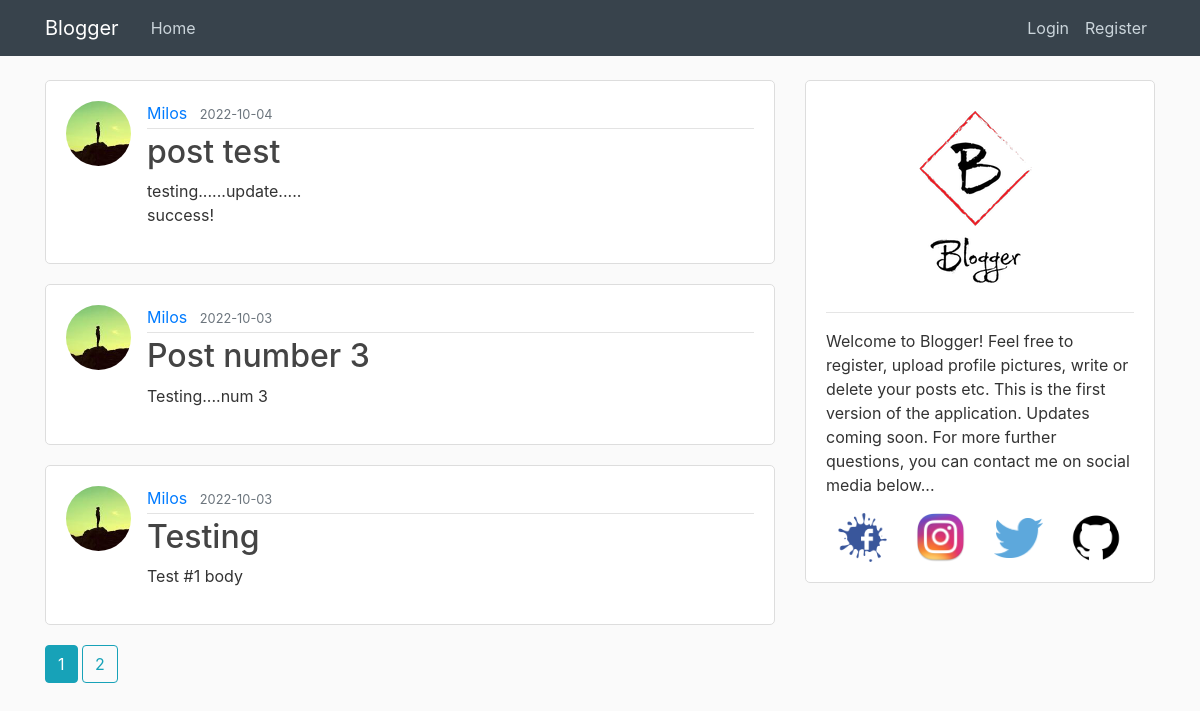
The app's page /home, older data.
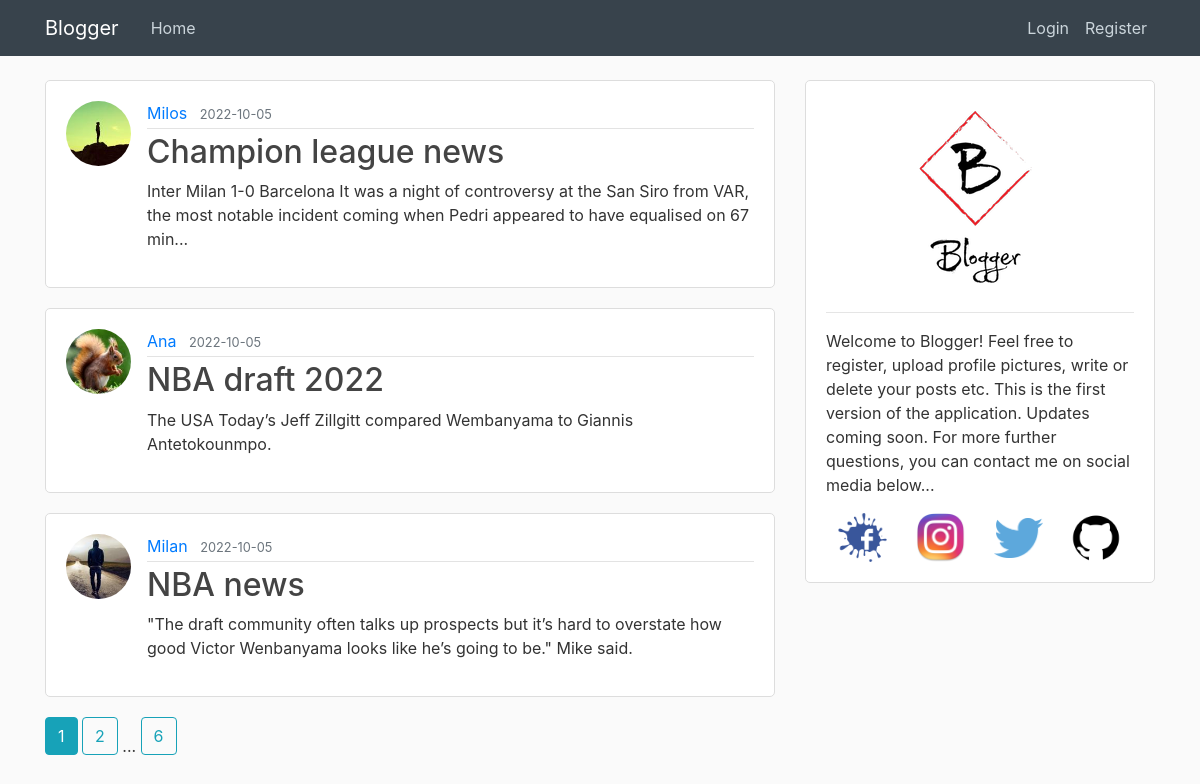
The same page, newer data.
### blogger/models.py (models this page shows, shortened)
class Post(db.Model):
    id = db.Column(db.Integer, primary_key=True)
    title = db.Column(db.String(100), nullable=False)
    date_posted = db.Column(db.DateTime, nullable=False, default=datetime.utcnow)
    content = db.Column(db.Text, nullable=False)
    user_id = db.Column(db.Integer, db.ForeignKey('user.id'), nullable=False)

class User(db.Model, UserMixin):
    id = db.Column(db.Integer, primary_key=True)
    username = db.Column(db.String(20), unique=True, nullable=False)
    email = db.Column(db.String(120), unique=True, nullable=False)
    image_file = db.Column(db.String(20), nullable=False, default='default.jpg')
    password = db.Column(db.String(60), nullable=False)
    posts = db.relationship('Post', backref='author', lazy=True)

### blogger/main/routes.py (the view)
@bp.route("/")
@bp.route("/home")
def home():
    page = request.args.get('page', 1, type=int)
    posts = Post.query.order_by(Post.date_posted.desc()).paginate(page=page, per_page=3)
    return render_template('home.html', posts=posts)

### blogger/templates/home.html
{% extends 'layout.html' %}
{% block content %}
    {% for post in posts.items %}
        <article class="media content-section">
            <img class="rounded-circle article-img" src="{{ url_for('static', filename='profile_pics/' + post.author.image_file) }}">
            <div class="media-body">
                <div class="article-metadata">
                    <a class="mr-2" href="{{ url_for('users.user_posts', username=post.author.username) }}">{{ post.author.username }}</a>
                    <small class="text-muted">{{ post.date_posted.strftime('%Y-%m-%d') }}</small>
                </div>
                <h2><a class="article-title" href="{{ url_for('posts.post', post_id=post.id) }}">{{ post.title }}</a></h2>
                <p class="article-content">{{ post.content }}</p>
            </div>
        </article>
    {% endfor %}
    {% for page_num in posts.iter_pages(left_edge=1, right_edge=1, left_current=1, right_current=2) %}
        {% if page_num %}
            {% if posts.page == page_num %}
                <a class="btn btn-info mb-4" href="{{ url_for('main.home', page=page_num) }}">{{ page_num }}</a>
            {% else %}
                <a class="btn btn-outline-info mb-4" href="{{ url_for('main.home', page=page_num) }}">{{ page_num }}</a>
            {% endif %}
        {% else %}
            ...
        {% endif %}
    {% endfor %}
{% endblock content %}

### blogger/templates/layout.html (shortened to what this page needs)
<!DOCTYPE html>
<html>
    <head>
        <link rel="stylesheet" href="https://maxcdn.bootstrapcdn.com/bootstrap/4.0.0/css/bootstrap.min.css">
        <link rel="stylesheet" type="text/css" href="{{ url_for('static', filename='main.css') }}">
    </head>
    <body>
        <header class="site-header">
            <nav class="navbar navbar-expand-md navbar-dark bg-steel fixed-top">
                <div class="container">
                    <a class="navbar-brand mr-4" href="/">Blogger</a>
                    <div class="collapse navbar-collapse" id="navbarToggle">
                        <div class="navbar-nav mr-auto">
                            <a class="nav-item nav-link" href="{{ url_for('main.home') }}">Home</a>
                        </div>
                        <div class="navbar-nav">
                            {% if current_user.is_authenticated %}
                                <a class="nav-item nav-link" href="{{ url_for('posts.new_post') }}">New Post</a>
                                <a class="nav-item nav-link" href="{{ url_for('users.account') }}">Account</a>
                                <a class="nav-item nav-link" href="{{ url_for('users.logout') }}">Logout</a>
                            {% else %}
                                <a class="nav-item nav-link" href="{{ url_for('users.login') }}">Login</a>
                                <a class="nav-item nav-link" href="{{ url_for('users.register') }}">Register</a>
                            {% endif %}
                        </div>
                    </div>
                </div>
            </nav>
        </header>
        <main role="main" class="container">
            <div class="row">
                <div class="col-md-8">
                    {% block content %}{% endblock %}
                </div>
                <div class="col-md-4">
                    <div class="sidebar">
                        <img class="sidebar-logo" src="{{ url_for('static', filename='logo_image/blogger_logo.jpg') }}">
                        <hr>
                        <div>
                            <p>
                                Welcome to Blogger! Feel free to register, upload profile pictures, write or delete your posts
                                etc. This is the first version of the application. Updates coming soon. For more further questions,
                                you can contact me on social media below...
                            </p>
                            <a href="#"><img class="sidebar-icon" src="{{ url_for('static', filename='contact_icons/facebook.png') }}"/></a>
                            <a href="#"><img class="sidebar-icon" src="{{ url_for('static', filename='contact_icons/instagram.png') }}"/></a>
                            <a href="#"><img class="sidebar-icon" src="{{ url_for('static', filename='contact_icons/twitter.png') }}"/></a>
                            <a href="#"><img class="sidebar-icon" src="{{ url_for('static', filename='contact_icons/github.png') }}"/></a>
                        </div>
                    </div>
                </div>
            </div>
        </main>
    </body>
</html>

### blogger/static/main.css (style rules this page uses)
body { background: #fafafa; color: #333333; margin-top: 5rem; }
h1, h2, h3, h4, h5, h6 { color: #414247; }
.bg-steel { background-color: #38434c; }
.site-header .navbar-nav .nav-link { color: #cbd5db; }
.content-section { background: #ffffff; padding: 20px 20px; border: 1px solid #dddddd; border-radius: 5px; margin-bottom: 20px; }
.article-title { color: #444444; }
.article-content { white-space: pre-line; }
.article-img { height: 65px; width: 65px; margin-right: 16px; }
.article-metadata { padding-bottom: 3px; margin-bottom: 4px; border-bottom: 1px solid #e3e3e3 }
.sidebar { background: #ffffff; padding: 20px 20px; border: 1px solid #dddddd; border-radius: 5px; margin-bottom: 20px; }
.sidebar-icon { width: 16%; margin: 0px 12px 0 12px; }
.sidebar-logo { margin: 0px auto; display: block; }

Row changes from the older to the newer data that the page shows:
no longer on this page (row unchanged): Post: image_file (picture), author.username "Milos", date_posted "2022-10-04", title "post test", content "testing......update..... success!"
removed Post: image_file (picture), author.username "Milos", date_posted "2022-10-03", title "Post number 3", content "Testing....num 3"
removed Post: image_file (picture), author.username "Milos", date_posted "2022-10-03", title "Testing", content "Test #1 body"
added Post: image_file (picture), author.username "Milos", date_posted "2022-10-05", title "Champion league news", content "Inter Milan 1-0 Barcelona It was a night of controversy at the San Siro from VAR, the most notable incident coming when Pedri appeared to have equalised on 67 min..."
added Post: image_file (picture), author.username "Ana", date_posted "2022-10-05", title "NBA draft 2022", content "The USA Today’s Jeff Zillgitt compared Wembanyama to Giannis Antetokounmpo."
added Post: image_file (picture), author.username "Milan", date_posted "2022-10-05", title "NBA news", content "\"The draft community often talks up prospects but it’s hard to overstate how good Victor Wenbanyama looks like he’s going to be.\" Mike said."
Text that changed along with them:
new list line: "6"
